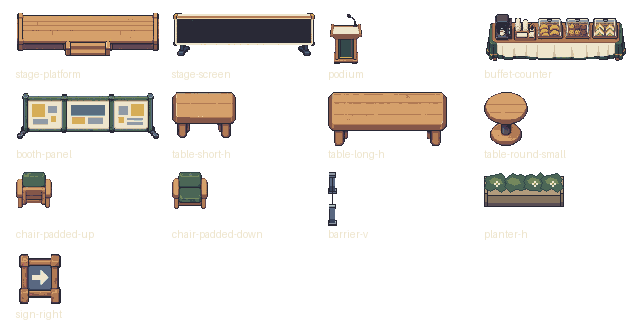
#> input picture BussinessMd/MyMdTool/ImageGenerate/ObjectGenerate/PythonPipeline/kmutt-job-fair-v1/asset-sheet.png, 640 x 320 px, given in place of kmutt-stage-platform.png, which was not available
$ python prepare-assets.py
#> lines starting #> are read from the running program, lines starting #| are printed output that depends on the picture; after the words box and inside, x2 and y2 are one past the last pixel; in counts of white or black regions, pixels touching at a corner belong together; pictures that were not available may be replaced by others from this repository, and a replacement may not be noted
from pathlib import Path
from PIL import Image, ImageDraw
import hashlib, json, shutil

ROOT = Path(__file__).resolve().parent
PIPELINE = ROOT.parent
EDITOR = Path(r'D:/A_SIT04/SIT4-TERM1/a_M_CapStone/POC-Phaser/Editor')
OUT = EDITOR / 'public/maps/kmutt'
palette = json.loads((PIPELINE/'sample-source/inventory.json').read_text(encoding='utf8'))['palette']
#> (reads BussinessMd/MyMdTool/ImageGenerate/ObjectGenerate/PythonPipeline/sample-source/inventory.json from the repository)
pal = Image.new('P', (1, 1))
flat = [v for color in palette for v in bytes.fromhex(color)]
pal.putpalette(flat + list(bytes.fromhex(palette[-1])) * ((768-len(flat))//3))
inventory = []
images = {}

def save(key, image, group, source, crop=None):
    dest = OUT / group / (key + '.png')
    dest.parent.mkdir(parents=True, exist_ok=True)
    image.save(dest)
    delivery = ROOT/'native'/group/dest.name
    delivery.parent.mkdir(parents=True, exist_ok=True)
    shutil.copy2(dest, delivery)
    visible = [pixel[:3] for pixel in image.get_flattened_data() if pixel[3]]
    colors = sorted(set(visible))
    assert set(image.getchannel('A').get_flattened_data()) <= {0, 255}, key
    assert set(colors) <= {tuple(bytes.fromhex(c)) for c in palette}, key
    inventory.append(dict(id=key, image=f'{group}/{dest.name}', width=image.width, height=image.height,
                          anchor=[image.width//2, image.height-1], source=str(source), source_crop=crop,
                          palette_count=len(colors), binary_alpha=True, sha256=hashlib.sha256(dest.read_bytes()).hexdigest()))
    images[key] = image

for key, width in [('kmutt-stage-platform',384), ('kmutt-stage-screen',256), ('kmutt-podium',32), ('kmutt-buffet-counter',144), ('kmutt-booth-panel',192)]:
    source = ROOT/'source'/(key+'.png')
    raw = Image.open(source).convert('RGBA')
#> raw is the input picture: PIL image 640x320 RGBA; mean R, G, B, A 29.5, 25.4, 21.3, 48.4
    alpha = raw.getchannel('A').point(lambda a: 255 if a >= 128 else 0)
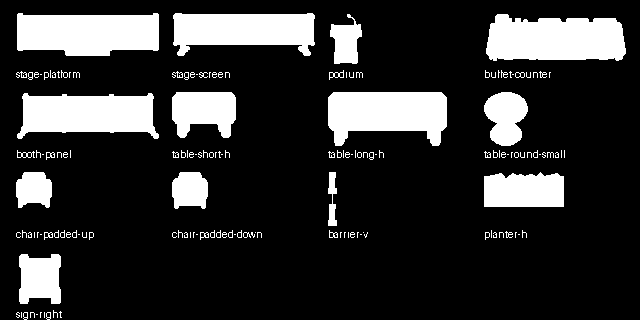
#> alpha: PIL image 640x320 L; 19.1% white; 152 white regions (113 under 20 px), largest, box (x1, y1, x2, y2) and area: (486, 14, 626, 61) 5535, (17, 13, 159, 56) 5274, (328, 92, 447, 146) 4948
    bounds = alpha.getbbox()
#> bounds = (16, 13, 626, 320)
    assert bounds, key
    raw.putalpha(alpha)
    crop = raw.crop(bounds)
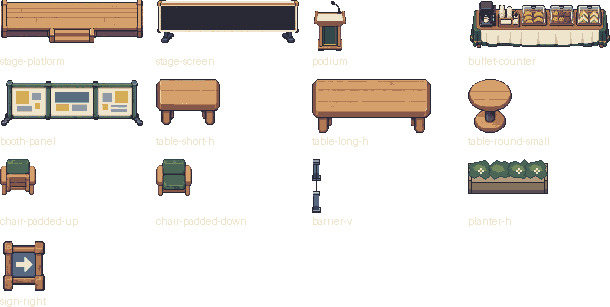
#> crop: PIL image 610x307 RGBA; mean R, G, B, A 32.3, 27.8, 23.3, 53.2; transparent parts drawn white
    native = crop.resize((width, round(crop.height*width/crop.width)), Image.Resampling.NEAREST)
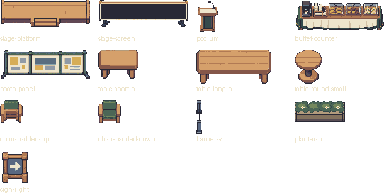
#> native: PIL image 384x193 RGBA; mean R, G, B, A 32.1, 27.5, 23.1, 53; transparent parts drawn white
    clean = native.convert('RGB').quantize(palette=pal, dither=Image.Dither.NONE).convert('RGBA')
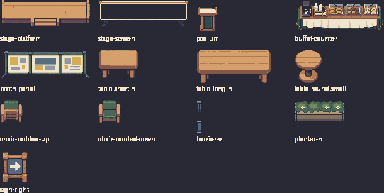
#> clean: PIL image 384x193 RGBA; mean R, G, B, A 64.4, 59.8, 65.6, 255
    clean.putalpha(native.getchannel('A'))
    padded = Image.new('RGBA', (clean.width+4, clean.height+4))
#> padded: PIL image 388x197 RGBA; every value is 0
    padded.alpha_composite(clean, (2,2))
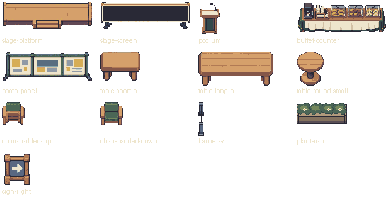
#> padded: PIL image 388x197 RGBA; mean R, G, B, A 29.9, 25.5, 21.3, 51.4; transparent parts drawn white
    save(key, padded, 'props', source, list(bounds))
#> (the run stopped early here; a loop or call above may not have finished)
